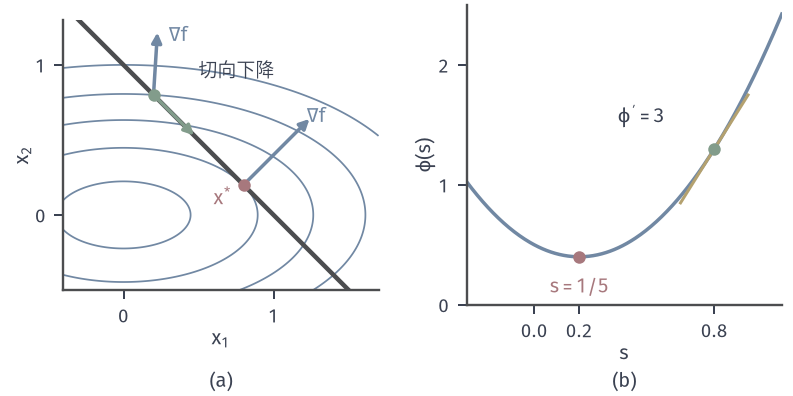

The Python source for this figure:
from pathlib import Path
import sys
sys.path.insert(0, str(Path(__file__).resolve().parents[1]/"kkt-common"))
from kkt_fig import *
HERE = Path(__file__).resolve().parent
# min (x1^2+4x2^2)/2, x1+x2=1. (a) contours and tangency. (b) restriction phi(s)=f(1-s,s).
fig, axes = figure(width_mm=112, height_mm=56, ncols=2)
panels(fig, .08, .985, .985, .23, .28)
a, b = axes
xs, ys = np.linspace(-.4, 1.7, 400), np.linspace(-.5, 1.3, 400); X, Y = np.meshgrid(xs, ys)
a.contour(X, Y, .5*(X**2+4*Y**2), levels=[.1, .4, .8, 1.3, 2.0], colors=BLUE, linewidths=.7, zorder=1)
a.plot([-.3, 1.6], [1.3, -.6], color=EDGE, lw=1.8, zorder=3)
setup(a, (-.4, 1.7), (-.5, 1.3), [0, 1], [0, 1])
gf = lambda x: np.array([x[0], 4*x[1]])
p = np.array([.8, .2]); arrow(a, p, p+.55*gf(p), color=BLUE); dot(a, p)
q = np.array([.2, .8]); g = gf(q); arrow(a, q, q+.13*g, color=BLUE)
tang = np.array([1, -1])/np.sqrt(2); pr = np.dot(g, tang)*tang
arrow(a, q, q-.18*pr, color=GREEN); dot(a, q, GREEN)
a.text(.72, .07, '$x^{*}$', color=RED, fontsize=8, ha='right'); a.text(1.22, .62, '$\\nabla f$', color=BLUE, fontsize=8)
a.text(.3, 1.16, '$\\nabla f$', color=BLUE, fontsize=8); a.text(.5, .92, '切向下降', color=INK, fontsize=7.5)
s = np.linspace(-.3, 1.1, 300); phi = .5*((1-s)**2+4*s**2); b.plot(s, phi, color=BLUE, lw=1.4)
setup(b, (-.3, 1.1), (0, 2.5), [0, .2, .8], [0, 1, 2], xl='$s$', yl='$\\phi(s)$', equal=False)
dot(b, (.2, .4)); dot(b, (.8, 1.3), GREEN)
b.text(.2, .1, '$s=1/5$', color=RED, fontsize=8, ha='center')
b.plot([.65, .95], [1.3-.15*3, 1.3+.15*3], color=YELLOW, lw=1.2)
b.text(.98, 1.6, "$\\phi'=3$", color=INK, fontsize=8, ha='right', va='bottom') if 0 else b.text(.58, 1.52, "$\\phi'=3$", color=INK, fontsize=8, ha='right')
tags(fig, axes)
save(fig, HERE, 'figure', {'x*': [.8, .2], 'nu': -.8, 'f*': .4, 'q': [.2, .8], 'grad_q': [.2, 3.2]})
